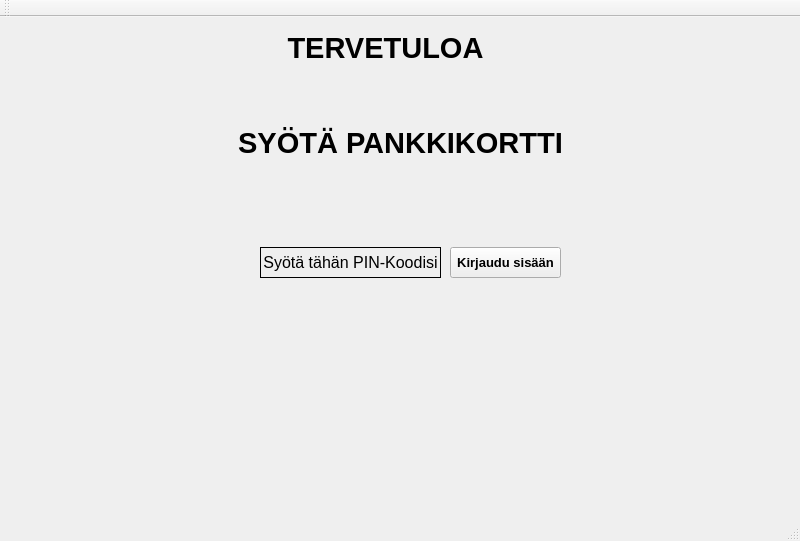
<?xml version="1.0" encoding="UTF-8"?>
<ui version="4.0">
 <class>bankSimulMainWindow</class>
 <widget class="QMainWindow" name="bankSimulMainWindow">
  <property name="geometry">
   <rect>
    <x>0</x>
    <y>0</y>
    <width>800</width>
    <height>541</height>
   </rect>
  </property>
  <property name="windowTitle">
   <string>bankSimulMainWindow</string>
  </property>
  <widget class="QWidget" name="centralWidget">
   <property name="minimumSize">
    <size>
     <width>800</width>
     <height>480</height>
    </size>
   </property>
   <widget class="QStackedWidget" name="stackedWidget">
    <property name="geometry">
     <rect>
      <x>0</x>
      <y>0</y>
      <width>800</width>
      <height>480</height>
     </rect>
    </property>
    <property name="minimumSize">
     <size>
      <width>800</width>
      <height>480</height>
     </size>
    </property>
    <property name="currentIndex">
     <number>0</number>
    </property>
    <widget class="QWidget" name="page1">
     <property name="minimumSize">
      <size>
       <width>800</width>
       <height>480</height>
      </size>
     </property>
     <widget class="QLabel" name="labelTextSyotaKortti">
      <property name="geometry">
       <rect>
        <x>180</x>
        <y>80</y>
        <width>441</width>
        <height>91</height>
       </rect>
      </property>
      <property name="font">
       <font>
        <pointsize>22</pointsize>
        <weight>75</weight>
        <bold>true</bold>
       </font>
      </property>
      <property name="text">
       <string>SYÖTÄ PANKKIKORTTI</string>
      </property>
      <property name="alignment">
       <set>Qt::AlignCenter</set>
      </property>
     </widget>
     <widget class="QLabel" name="labelTervetuloa">
      <property name="geometry">
       <rect>
        <x>260</x>
        <y>0</y>
        <width>251</width>
        <height>61</height>
       </rect>
      </property>
      <property name="font">
       <font>
        <pointsize>22</pointsize>
        <weight>75</weight>
        <bold>true</bold>
       </font>
      </property>
      <property name="text">
       <string>TERVETULOA</string>
      </property>
      <property name="alignment">
       <set>Qt::AlignCenter</set>
      </property>
     </widget>
     <widget class="QLabel" name="labelPinKoodi">
      <property name="geometry">
       <rect>
        <x>260</x>
        <y>230</y>
        <width>181</width>
        <height>31</height>
       </rect>
      </property>
      <property name="font">
       <font>
        <pointsize>12</pointsize>
       </font>
      </property>
      <property name="autoFillBackground">
       <bool>true</bool>
      </property>
      <property name="frameShape">
       <enum>QFrame::Box</enum>
      </property>
      <property name="text">
       <string>Syötä tähän PIN-Koodisi</string>
      </property>
      <property name="alignment">
       <set>Qt::AlignCenter</set>
      </property>
     </widget>
     <widget class="QPushButton" name="pushButton_2_KirjauduSisaan">
      <property name="geometry">
       <rect>
        <x>450</x>
        <y>230</y>
        <width>111</width>
        <height>31</height>
       </rect>
      </property>
      <property name="font">
       <font>
        <pointsize>10</pointsize>
        <weight>75</weight>
        <bold>true</bold>
       </font>
      </property>
      <property name="text">
       <string>Kirjaudu sisään</string>
      </property>
     </widget>
    </widget>
    <widget class="QWidget" name="page2">
     <property name="minimumSize">
      <size>
       <width>800</width>
       <height>480</height>
      </size>
     </property>
     <widget class="QLabel" name="labelLogoRahamaatti">
      <property name="geometry">
       <rect>
        <x>260</x>
        <y>10</y>
        <width>261</width>
        <height>41</height>
       </rect>
      </property>
      <property name="font">
       <font>
        <pointsize>22</pointsize>
        <weight>75</weight>
        <bold>true</bold>
       </font>
      </property>
      <property name="text">
       <string>RAHAMAATTI</string>
      </property>
      <property name="alignment">
       <set>Qt::AlignCenter</set>
      </property>
     </widget>
     <widget class="QPushButton" name="pushButtonNostaRahaa">
      <property name="geometry">
       <rect>
        <x>340</x>
        <y>100</y>
        <width>131</width>
        <height>23</height>
       </rect>
      </property>
      <property name="text">
       <string>Nosta Rahaa</string>
      </property>
     </widget>
     <widget class="QPushButton" name="pushButtonNaytaSaldo">
      <property name="geometry">
       <rect>
        <x>340</x>
        <y>160</y>
        <width>131</width>
        <height>23</height>
       </rect>
      </property>
      <property name="text">
       <string>Näytä Saldo</string>
      </property>
     </widget>
     <widget class="QPushButton" name="pushButtonNaytaTilitapahtumat">
      <property name="geometry">
       <rect>
        <x>340</x>
        <y>220</y>
        <width>131</width>
        <height>23</height>
       </rect>
      </property>
      <property name="text">
       <string>Näytä Tilitapahtumat</string>
      </property>
     </widget>
     <widget class="QPushButton" name="pushButtonKirjauduUlos">
      <property name="geometry">
       <rect>
        <x>340</x>
        <y>340</y>
        <width>131</width>
        <height>23</height>
       </rect>
      </property>
      <property name="text">
       <string>Kirjaudu Ulos</string>
      </property>
     </widget>
    </widget>
    <widget class="QWidget" name="page3">
     <property name="minimumSize">
      <size>
       <width>800</width>
       <height>480</height>
      </size>
     </property>
     <widget class="QLabel" name="labelLogoRahamaatti_2">
      <property name="geometry">
       <rect>
        <x>260</x>
        <y>10</y>
        <width>261</width>
        <height>41</height>
       </rect>
      </property>
      <property name="font">
       <font>
        <pointsize>22</pointsize>
        <weight>75</weight>
        <bold>true</bold>
       </font>
      </property>
      <property name="text">
       <string>RAHAMAATTI</string>
      </property>
      <property name="alignment">
       <set>Qt::AlignCenter</set>
      </property>
     </widget>
     <widget class="QLabel" name="labelLogoTilinSaldo">
      <property name="geometry">
       <rect>
        <x>330</x>
        <y>60</y>
        <width>131</width>
        <height>21</height>
       </rect>
      </property>
      <property name="font">
       <font>
        <pointsize>20</pointsize>
        <weight>50</weight>
        <bold>false</bold>
        <underline>false</underline>
       </font>
      </property>
      <property name="text">
       <string>Tilisi Saldo</string>
      </property>
     </widget>
     <widget class="QLabel" name="labelTilinSaldoTiedot">
      <property name="geometry">
       <rect>
        <x>250</x>
        <y>110</y>
        <width>321</width>
        <height>61</height>
       </rect>
      </property>
      <property name="font">
       <font>
        <pointsize>16</pointsize>
       </font>
      </property>
      <property name="text">
       <string/>
      </property>
     </widget>
     <widget class="QPushButton" name="pushButton_2_Peruuta">
      <property name="geometry">
       <rect>
        <x>690</x>
        <y>400</y>
        <width>75</width>
        <height>23</height>
       </rect>
      </property>
      <property name="text">
       <string>Peruuta</string>
      </property>
     </widget>
    </widget>
    <widget class="QWidget" name="page4">
     <property name="minimumSize">
      <size>
       <width>800</width>
       <height>480</height>
      </size>
     </property>
     <widget class="QLabel" name="labelLogoRahamaatti_3">
      <property name="geometry">
       <rect>
        <x>260</x>
        <y>10</y>
        <width>261</width>
        <height>41</height>
       </rect>
      </property>
      <property name="font">
       <font>
        <pointsize>22</pointsize>
        <weight>75</weight>
        <bold>true</bold>
       </font>
      </property>
      <property name="text">
       <string>RAHAMAATTI</string>
      </property>
      <property name="alignment">
       <set>Qt::AlignCenter</set>
      </property>
     </widget>
     <widget class="QLabel" name="label">
      <property name="geometry">
       <rect>
        <x>270</x>
        <y>60</y>
        <width>311</width>
        <height>41</height>
       </rect>
      </property>
      <property name="font">
       <font>
        <pointsize>20</pointsize>
       </font>
      </property>
      <property name="text">
       <string>Valitse nostettava summa</string>
      </property>
     </widget>
     <widget class="QPushButton" name="pushButton_20e">
      <property name="geometry">
       <rect>
        <x>230</x>
        <y>130</y>
        <width>75</width>
        <height>23</height>
       </rect>
      </property>
      <property name="text">
       <string>20€</string>
      </property>
     </widget>
     <widget class="QPushButton" name="pushButton_2_40e">
      <property name="geometry">
       <rect>
        <x>230</x>
        <y>210</y>
        <width>75</width>
        <height>23</height>
       </rect>
      </property>
      <property name="text">
       <string>40€</string>
      </property>
     </widget>
     <widget class="QPushButton" name="pushButton_4_60e">
      <property name="geometry">
       <rect>
        <x>230</x>
        <y>290</y>
        <width>75</width>
        <height>23</height>
       </rect>
      </property>
      <property name="text">
       <string>60€</string>
      </property>
     </widget>
     <widget class="QPushButton" name="pushButton_5_80e">
      <property name="geometry">
       <rect>
        <x>520</x>
        <y>130</y>
        <width>75</width>
        <height>23</height>
       </rect>
      </property>
      <property name="text">
       <string>80€</string>
      </property>
     </widget>
     <widget class="QPushButton" name="pushButton_6_100e">
      <property name="geometry">
       <rect>
        <x>520</x>
        <y>210</y>
        <width>75</width>
        <height>23</height>
       </rect>
      </property>
      <property name="text">
       <string>100€</string>
      </property>
     </widget>
     <widget class="QPushButton" name="pushButton_7_MuuSumma">
      <property name="geometry">
       <rect>
        <x>520</x>
        <y>290</y>
        <width>75</width>
        <height>23</height>
       </rect>
      </property>
      <property name="text">
       <string>Muu summa</string>
      </property>
     </widget>
     <widget class="QPushButton" name="pushButton_Peruuta">
      <property name="geometry">
       <rect>
        <x>690</x>
        <y>400</y>
        <width>75</width>
        <height>23</height>
       </rect>
      </property>
      <property name="text">
       <string>Peruuta</string>
      </property>
     </widget>
     <widget class="QPushButton" name="pushButtonVaihdaValuutta">
      <property name="geometry">
       <rect>
        <x>520</x>
        <y>400</y>
        <width>91</width>
        <height>23</height>
       </rect>
      </property>
      <property name="text">
       <string>Vaihda valuutta</string>
      </property>
     </widget>
    </widget>
    <widget class="QWidget" name="page5">
     <property name="minimumSize">
      <size>
       <width>800</width>
       <height>480</height>
      </size>
     </property>
     <widget class="QLabel" name="labelLogoRahamaatti_4">
      <property name="geometry">
       <rect>
        <x>260</x>
        <y>10</y>
        <width>261</width>
        <height>41</height>
       </rect>
      </property>
      <property name="font">
       <font>
        <pointsize>22</pointsize>
        <weight>75</weight>
        <bold>true</bold>
       </font>
      </property>
      <property name="text">
       <string>RAHAMAATTI</string>
      </property>
      <property name="alignment">
       <set>Qt::AlignCenter</set>
      </property>
     </widget>
     <widget class="QLabel" name="label_2LogoTilitapahtumat">
      <property name="geometry">
       <rect>
        <x>280</x>
        <y>50</y>
        <width>211</width>
        <height>41</height>
       </rect>
      </property>
      <property name="font">
       <font>
        <pointsize>20</pointsize>
       </font>
      </property>
      <property name="text">
       <string>Tilitapahtumat</string>
      </property>
     </widget>
     <widget class="QPushButton" name="pushButton_Peruuta_P5">
      <property name="geometry">
       <rect>
        <x>690</x>
        <y>400</y>
        <width>75</width>
        <height>23</height>
       </rect>
      </property>
      <property name="text">
       <string>Peruuta</string>
      </property>
     </widget>
     <widget class="QTableView" name="tableViewTilitapahtumat">
      <property name="geometry">
       <rect>
        <x>80</x>
        <y>100</y>
        <width>581</width>
        <height>291</height>
       </rect>
      </property>
     </widget>
    </widget>
    <widget class="QWidget" name="page6">
     <widget class="QLabel" name="labelLogoRahamaatti_5">
      <property name="geometry">
       <rect>
        <x>260</x>
        <y>10</y>
        <width>261</width>
        <height>41</height>
       </rect>
      </property>
      <property name="font">
       <font>
        <pointsize>22</pointsize>
        <weight>75</weight>
        <bold>true</bold>
       </font>
      </property>
      <property name="text">
       <string>RAHAMAATTI</string>
      </property>
      <property name="alignment">
       <set>Qt::AlignCenter</set>
      </property>
     </widget>
     <widget class="QLabel" name="label_2">
      <property name="geometry">
       <rect>
        <x>280</x>
        <y>60</y>
        <width>231</width>
        <height>31</height>
       </rect>
      </property>
      <property name="font">
       <font>
        <pointsize>18</pointsize>
       </font>
      </property>
      <property name="text">
       <string>Vaihda valuuttaa</string>
      </property>
     </widget>
     <widget class="QPushButton" name="pushButton_Peruuta_P5_2">
      <property name="geometry">
       <rect>
        <x>690</x>
        <y>400</y>
        <width>75</width>
        <height>23</height>
       </rect>
      </property>
      <property name="text">
       <string>Peruuta</string>
      </property>
     </widget>
    </widget>
    <widget class="QWidget" name="page4_1">
     <widget class="QLabel" name="labelLogoRahamaatti_6">
      <property name="geometry">
       <rect>
        <x>260</x>
        <y>10</y>
        <width>261</width>
        <height>41</height>
       </rect>
      </property>
      <property name="font">
       <font>
        <pointsize>22</pointsize>
        <weight>75</weight>
        <bold>true</bold>
       </font>
      </property>
      <property name="text">
       <string>RAHAMAATTI</string>
      </property>
      <property name="alignment">
       <set>Qt::AlignCenter</set>
      </property>
     </widget>
     <widget class="QLabel" name="label_NostitRahaa">
      <property name="geometry">
       <rect>
        <x>240</x>
        <y>160</y>
        <width>371</width>
        <height>51</height>
       </rect>
      </property>
      <property name="font">
       <font>
        <pointsize>14</pointsize>
       </font>
      </property>
      <property name="text">
       <string/>
      </property>
     </widget>
     <widget class="QPushButton" name="pushButton_Peruuta_P4_1">
      <property name="geometry">
       <rect>
        <x>690</x>
        <y>400</y>
        <width>75</width>
        <height>23</height>
       </rect>
      </property>
      <property name="text">
       <string>Paluu</string>
      </property>
     </widget>
     <widget class="QPushButton" name="pushButtonKirjauduUlos4_1">
      <property name="geometry">
       <rect>
        <x>374</x>
        <y>400</y>
        <width>101</width>
        <height>23</height>
       </rect>
      </property>
      <property name="text">
       <string>Kirjaudu Ulos</string>
      </property>
     </widget>
     <widget class="QLabel" name="labelLaskuriKirjauduUlos">
      <property name="geometry">
       <rect>
        <x>320</x>
        <y>250</y>
        <width>221</width>
        <height>71</height>
       </rect>
      </property>
      <property name="font">
       <font>
        <pointsize>20</pointsize>
       </font>
      </property>
      <property name="text">
       <string/>
      </property>
     </widget>
    </widget>
   </widget>
  </widget>
  <widget class="QMenuBar" name="menuBar">
   <property name="geometry">
    <rect>
     <x>0</x>
     <y>0</y>
     <width>800</width>
     <height>21</height>
    </rect>
   </property>
  </widget>
  <widget class="QToolBar" name="mainToolBar">
   <attribute name="toolBarArea">
    <enum>TopToolBarArea</enum>
   </attribute>
   <attribute name="toolBarBreak">
    <bool>false</bool>
   </attribute>
  </widget>
  <widget class="QStatusBar" name="statusBar"/>
 </widget>
 <layoutdefault spacing="6" margin="11"/>
 <resources/>
 <connections/>
</ui>
